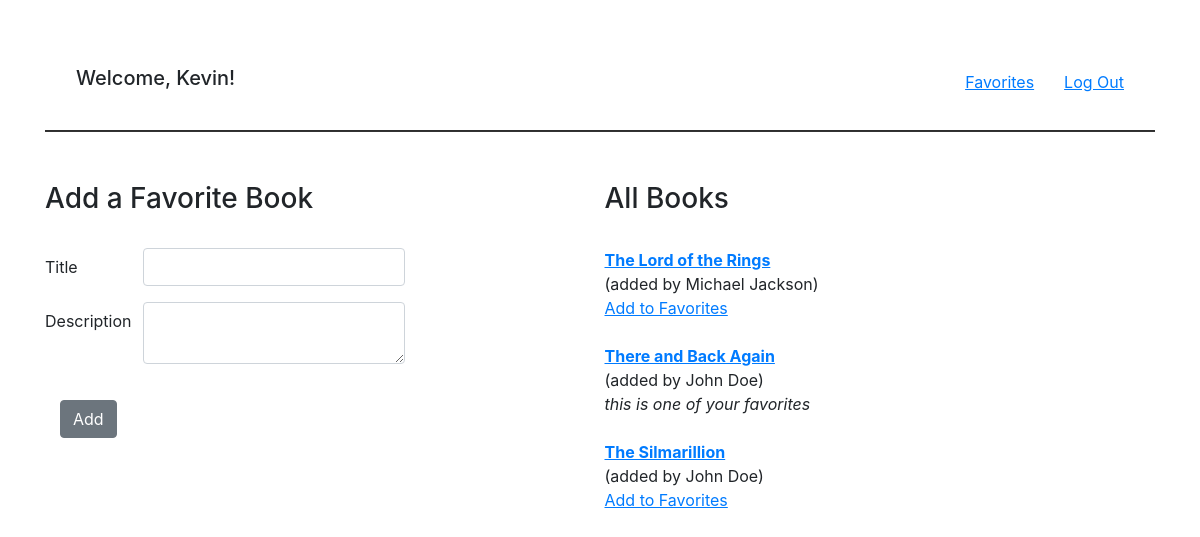
Page /books (signed in) on the committed database.
### app/models.py (models this page shows)
class User(models.Model):
    first_name = models.CharField(max_length=100)
    last_name = models.CharField(max_length=100)
    email = models.EmailField(max_length=50)
    password = models.CharField(max_length=255)
    created_at = models.DateTimeField(auto_now_add=True)
    updated_at = models.DateTimeField(auto_now=True)
    objects = UserManager()

class Book(models.Model):
    title = models.CharField(max_length=255)
    desc = models.CharField(max_length=255)
    uploaded_by = models.ForeignKey(User, related_name = "book_uploaded", on_delete=models.CASCADE)
    favorite = models.ManyToManyField(User, related_name = "favorites")
    created_at = models.DateTimeField(auto_now_add=True)
    updated_at = models.DateTimeField(auto_now=True)
    objects = BookManager()

### app/views.py (the view)
# urls.py: path('books', views.dashboard),
def dashboard(request):
    sessionTest = request.session.get("u_id", "no u_id")
    if sessionTest == "no u_id":
        return redirect ("/")
    u_id = request.session["u_id"]
    user = User.objects.get(id=u_id)
    context = {
        "books": Book.objects.all(),
        "first_name": user.first_name,
        "u_id": u_id
    }
    return render(request, "dashboard.html", context)

### app/templates/dashboard.html (shortened to what this page needs)
{% extends 'base.html' %}
{% block content %}
<nav class="navbar">
    <div class="container-fluid">
        <h2 class="navbar-brand">Welcome, {{ first_name }}!</h2>
        <div class="d-flex">
            <a class="linkUnderline nav_margin" href="/books/favorites/{{ u_id }}">Favorites</a>
            <form action="/logout" method="POST">
                <button class="nav-item linkUnderline btnLink">Log Out</button>
            </form>
        </div>
    </div>
</nav>
<hr>
<div class="box d-inline-block box_margin">
    <h3>Add a Favorite Book</h3>
    <br/>
    <form action="/books/add_book" method="POST">
        <div class="mb-3 row">
            <label class="col-sm-2 col-form-label">Title</label>
            <div class="col-sm-6">
                <input class="form-control" type="text" name="title"/>
            </div>
        </div>
        <div class="mb-3 row">
            <label class="col-sm-2 col-form-label">Description</label>
            <div class="col-sm-6">
                <textarea class="form-control" type="textField" rows="2" name="desc"></textarea>
            </div>
        </div>
        <div class="col-sm-8">
            <button class="btn btn-secondary" type="submit">Add</button>
        </div>
    </form>
</div>
<div class="d-inline-block box_margin">
    <h3>All Books</h3>
    <br/>
    {% for book in books %}
        <a class="linkUnderline" href="/books/{{ book.id }}"><b>{{ book.title }}</b></a>
        <p class="p_dashboard">(added by {{ book.uploaded_by.first_name }} {{ book.uploaded_by.last_name }})</p>
            {% if book.favorite.all.first.id == u_id %}
                <p class="italics p_dashboard">this is one of your favorites</p>
            {% else %}
                <form action="/books/favor/{{ book.id }}" method="POST">
                    <button class="linkUnderline btnLink" type="submit">Add to Favorites</button>
                </form>
            {% endif %}
    <br/>
    {% endfor %}
</div>
{% endblock %}

### app/static/style.css (style rules this page uses)
.nav_margin { margin-right: 30px; }
.box { margin-top: 15px; vertical-align: top; width: 50% }
.box_margin { margin-top: 34px; }
.linkUnderline { text-decoration: underline; }
.btnLink { background: none!important; border: none; padding: 0!important; color: #007bff; text-decoration: underline; cursor: pointer; }
.btn { margin-top: 20px; }
.italics { font-style: italic; }
.p_dashboard { padding: 0; margin: 0; }
hr { height: 1px; background-color: #333; }

### rows in the picture
User: first_name "Kevin"
Book: title "The Lord of the Rings", uploaded_by.first_name "Michael", uploaded_by.last_name "Jackson"
Book: title "There and Back Again", uploaded_by.first_name "John", uploaded_by.last_name "Doe", shows "this is one of your favorites"
Book: title "The Silmarillion", uploaded_by.first_name "John", uploaded_by.last_name "Doe"
